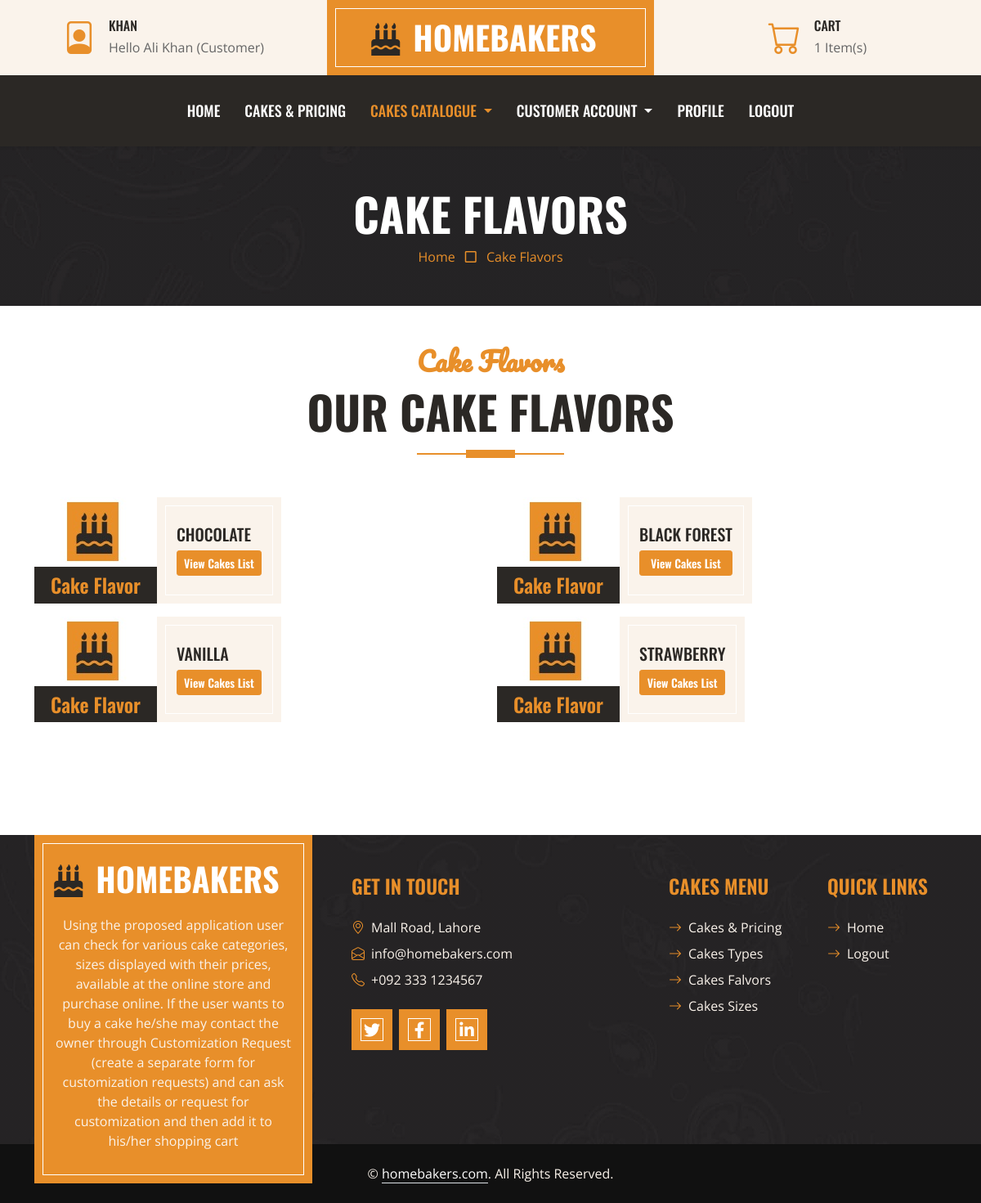
Page /flavors (signed in) on the committed database.
### homebaker/models.py (models this page shows, shortened)
class Users(db.Model,UserMixin):
        id=db.Column(db.Integer, primary_key=True)
        loginid = db.Column(db.String(200),unique=True,nullable=False)
        password = db.Column(db.String(255),nullable=False)
        name = db.Column(db.String(100),nullable=False)
        contact = db.Column(db.String(20),nullable=False)
        email = db.Column(db.String(200),nullable=False)
        address = db.Column(db.String(255),nullable=True)
        utype = db.Column(db.String(15),nullable=True, default='Customer')
        status = db.Column(db.String(15),nullable=True, default='Active')
        photo = db.Column(db.String(100),nullable=True, default='user.png')
        date_created = db.Column(db.DateTime, default=datetime.utcnow)
        cart=db.relationship('Carts',backref=db.backref('usercart')) # PK -> FK (Cart)
        order=db.relationship('Orders',backref=db.backref('userorder')) # PK -> FK (Order)
        item=db.relationship('Items',backref=db.backref('useritem')) # PK -> FK (Item)

class Flavors(db.Model):
        id=db.Column(db.Integer, primary_key=True)
        title = db.Column(db.String(50),nullable=False)
        date_created = db.Column(db.DateTime, default=datetime.utcnow)
        def __repr__(self):
                return self.title

### homebaker/routes.py (the view)
@app.route('/flavors')
def flavors():
    userId=0
    cCount=0
    if current_user.is_authenticated:
        userId=format(current_user.id)
        carts=Carts.query.filter_by(customer_id=userId).all();
        for c in carts:
            cCount = cCount + c.qty
    page ='Cake Flavors'
    sub_page='Cake Flavors'
    pgTitle=title+' | '+page
    records = Flavors.query.all()
    print(records)
    return render_template("flavors.html",records=records, page= page, sub_page=sub_page,pgTitle=pgTitle,cCount=cCount)

### homebaker/routes.py (called while the page is built)
@login_manager.user_loader
def load_user(user_id):
    return Users.query.get(int(user_id))

### homebaker/templates/flavors.html (shortened to what this page needs)
{% extends 'base.html' %}
{% block body %}
<div class="container-fluid bg-dark bg-img p-5">
    <div class="row">
        <div class="col-12 text-center">
            <h1 class="display-4 text-uppercase text-white">{% if sub_page %} {{sub_page}} {% else %} PAGE {% endif %}</h1>
            <a href="{{url_for('index')}}">Home</a>
            <i class="far fa-square text-primary px-2"></i>
            <a href="{{url_for('flavors')}}">{% if sub_page %} {{sub_page}} {% else %} Add {% endif %}</a>
        </div>
    </div>
</div>
<div class="container-fluid about py-5">
    <div class="container">
        <div class="section-title position-relative text-center mx-auto mb-5 pb-3" style="max-width: 600px;">
            <h2 class="text-primary font-secondary">Cake Flavors</h2>
            <h1 class="display-4 text-uppercase">Our Cake Flavors</h1>
        </div>
        <div class="tab-class text-center">
            <div class="tab-content">
                <div id="tab-1" class="tab-pane fade p-0 active show">
                    <div class="row g-3">
                        {% for rec in records %}
                        <div class="col-lg-6">
                            <div class="d-flex h-100">
                                <div class="flex-shrink-0">
                                    <img class="img-fluid" src="{{ url_for('static',filename='img/no-image.png') }}" alt="" style="width: 150px; height: 85px;">
                                    <h4 class="bg-dark text-primary p-2 m-0">Cake Flavor</h4>
                                </div>
                                <div class="d-flex flex-column justify-content-center text-start bg-secondary border-inner px-4">
                                    <h5 class="text-uppercase">{{rec.title}}</h5>
                                    <a href="{{url_for('cakes',qf=rec.title)}}" class="btn btn-sm btn-primary" >View Cakes List</a>
                                </div>
                            </div>
                        </div>
                        {% endfor %}
                    </div>
                </div>
            </div>
        </div>
    </div>
</div>
{% endblock %}

### homebaker/templates/base.html (shortened to what this page needs)
<!DOCTYPE html>
<html lang="en">
<head>
    <link href="https://cdnjs.cloudflare.com/ajax/libs/font-awesome/5.10.0/css/all.min.css" rel="stylesheet">
    <link href="https://cdn.jsdelivr.net/npm/bootstrap-icons@1.4.1/font/bootstrap-icons.css" rel="stylesheet">
    <link href="{{ url_for('static',filename='lib/owlcarousel/assets/owl.carousel.min.css') }}" rel="stylesheet">
    <link href="{{ url_for('static',filename='css/bootstrap.min.css') }}" rel="stylesheet">
    <link href="{{ url_for('static',filename='css/style.css') }}" rel="stylesheet">
</head>
<body>
        <div class="container-fluid px-0 d-none d-lg-block">
            <div class="row gx-0">
                <div class="col-lg-4 text-center bg-secondary py-3">
                    <div class="d-inline-flex align-items-center justify-content-center">
                        <i class="bi bi-file-person fs-1 text-primary me-3"></i>
                        <div class="text-start">
                            <h6 class="text-uppercase mb-1">{{ current_user.loginid if current_user.is_authenticated else 'Guest'}}</h6>
                            <span>Hello {{ current_user.name if current_user.is_authenticated else 'Guest'}} ({{ current_user.utype if current_user.is_authenticated else 'Guest'}})</span>
                        </div>
                    </div>
                </div>
                <div class="col-lg-4 text-center bg-primary border-inner py-3">
                    <div class="d-inline-flex align-items-center justify-content-center">
                        <a href="{{url_for('index')}}" class="navbar-brand">
                            <h1 class="m-0 text-uppercase text-white"><i class="fa fa-birthday-cake fs-1 text-dark me-3"></i>HomeBakers</h1>
                        </a>
                    </div>
                </div>
                <div class="col-lg-4 text-center bg-secondary py-3">
                    <div class="d-inline-flex align-items-center justify-content-center">
                        <i class="bi bi-cart fs-1 text-primary me-3"></i>
                        <div class="text-start">
                            <h6 class="text-uppercase mb-1">Cart</h6>
                            <span>{{cCount}} Item(s)</span>
                        </div>
                    </div>
                </div>
            </div>
        </div>
    <nav class="navbar navbar-expand-lg bg-dark navbar-dark shadow-sm py-3 py-lg-0 px-3 px-lg-0">
        <div class="collapse navbar-collapse" id="navbarCollapse">
            <div class="navbar-nav ms-auto mx-lg-auto py-0">
                <a href="{{url_for('index')}}" class="nav-item nav-link {% if page == 'Home' %} active {% endif %}">Home</a>
                {% if current_user.is_authenticated %}
                {% if current_user.utype != 'Admin' %}
                <a href="{{url_for('cakes')}}" class="nav-item nav-link {% if page == 'Cakes' %} active {% endif %}">Cakes & Pricing</a>
                {% endif %}
                {% endif %}
                <div class="nav-item dropdown">
                    <a href="#" class="nav-link dropdown-toggle {% if page == 'Cake Types' or page == 'Cake Sizes'  or page == 'Customization'  or page == 'Cake Flavors'  or sub_page == 'Customer Orders'  or sub_page == 'Our Cakes' %} active {% endif %}" data-bs-toggle="dropdown">Cakes Catalogue </a>
                </div>
                {% if current_user.is_authenticated %}
                 {% if current_user.utype == 'Customer' %}
                <div class="nav-item dropdown">
                    <a href="#" class="nav-link dropdown-toggle  {% if page == 'Cart' or page == 'Orders'  %} active {% endif %}" data-bs-toggle="dropdown">Customer Account </a>
                </div>
                {% endif %}
                {% endif %}
                {% if current_user.is_authenticated %}
				<a href="{{url_for('profile')}}" class="nav-item nav-link {% if page == 'Profile' %} active {% endif %}">Profile</a>
				<a href="{{url_for('logout')}}" class="nav-item nav-link">Logout</a>
                {% else %}
				<a href="{{url_for('login')}}" class="nav-item nav-link {% if page == 'Login' %} active {% endif %}">Sign In</a>
				<a href="{{url_for('register')}}" class="nav-item nav-link {% if page == 'Register' %} active {% endif %}">Register</a>
                {% endif %}
            </div>
        </div>
    </nav>
    {% block body %}
    {% endblock %}
        <div class="container-fluid bg-img text-secondary" style="margin-top: 90px">
            <div class="container">
                <div class="row gx-5">
                    <div class="col-lg-4 col-md-6 mb-lg-n5">
                        <div class="d-flex flex-column align-items-center justify-content-center text-center h-100 bg-primary border-inner p-4">
                            <a href="{{url_for('index')}}" class="navbar-brand">
                                <h1 class="m-0 text-uppercase text-white"><i class="fa fa-birthday-cake fs-1 text-dark me-3"></i>HomeBakers</h1>
                            </a>
                            <p class="mt-3">
                            Using the proposed application user can check for various cake categories, sizes displayed with their prices, available at the online store and purchase online. If the user wants to buy a cake he/she may contact the owner through Customization Request (create a separate form for customization requests) and can ask the details or request for customization and then add it to his/her shopping cart
                            </p>
                        </div>
                    </div>
                    <div class="col-lg-8 col-md-6">
                        <div class="row gx-5">
                            <div class="col-lg-6 col-md-6 pt-5 mb-5">
                                <h4 class="text-primary text-uppercase mb-4">Get In Touch</h4>
                                <div class="d-flex mb-2">
                                    <i class="bi bi-geo-alt text-primary me-2"></i>
                                    <p class="mb-0">Mall Road, Lahore</p>
                                </div>
                                <div class="d-flex mb-2">
                                    <i class="bi bi-envelope-open text-primary me-2"></i>
                                    <p class="mb-0">info@homebakers.com</p>
                                </div>
                                <div class="d-flex mb-2">
                                    <i class="bi bi-telephone text-primary me-2"></i>
                                    <p class="mb-0">+092 333 1234567</p>
                                </div>
                                <div class="d-flex mt-4">
                                    <a class="btn btn-lg btn-primary btn-lg-square border-inner rounded-0 me-2" href="#"><i class="fab fa-twitter fw-normal"></i></a>
                                    <a class="btn btn-lg btn-primary btn-lg-square border-inner rounded-0 me-2" href="#"><i class="fab fa-facebook-f fw-normal"></i></a>
                                    <a class="btn btn-lg btn-primary btn-lg-square border-inner rounded-0 me-2" href="#"><i class="fab fa-linkedin-in fw-normal"></i></a>
                                </div>
                            </div>
                            <div class="col-lg-3 col-md-3 pt-0 pt-lg-5 mb-5">
                                <h4 class="text-primary text-uppercase mb-4">Cakes Menu</h4>
                                <div class="d-flex flex-column justify-content-start">
                                    <a class="text-secondary mb-2" href="{{url_for('cakes')}}"><i class="bi bi-arrow-right text-primary me-2"></i>Cakes & Pricing</a>
                                    <a class="text-secondary mb-2" href="{{url_for('types')}}"><i class="bi bi-arrow-right text-primary me-2"></i>Cakes Types</a>
                                    <a class="text-secondary mb-2" href="{{url_for('flavors')}}"><i class="bi bi-arrow-right text-primary me-2"></i>Cakes Falvors</a>
                                    <a class="text-secondary mb-2" href="{{url_for('sizes')}}"><i class="bi bi-arrow-right text-primary me-2"></i>Cakes Sizes</a>
                                </div>
                            </div>
                            <div class="col-lg-3 col-md-3 pt-0 pt-lg-5 mb-5">
                                <h4 class="text-primary text-uppercase mb-4">Quick Links</h4>
                                <div class="d-flex flex-column justify-content-start">
                                    <a class="text-secondary mb-2" href="{{url_for('index')}}"><i class="bi bi-arrow-right text-primary me-2"></i>Home</a>
                                    {% if current_user.is_authenticated %}
                                    <a class="text-secondary" href="{{url_for('logout')}}"><i class="bi bi-arrow-right text-primary me-2"></i>Logout</a>
                                    {% else %}
                                    <a class="text-secondary mb-2" href="{{url_for('login')}}"><i class="bi bi-arrow-right text-primary me-2"></i>Sign In</a>
                                    <a class="text-secondary" href="{{url_for('register')}}"><i class="bi bi-arrow-right text-primary me-2"></i>Register</a>
                                    {% endif %}
                                </div>
                            </div>
                        </div>
                    </div>
                </div>
            </div>
        </div>
        <div class="container-fluid text-secondary py-4" style="background: #111111;">
            <div class="container text-center">
                <p class="mb-0">&copy; <a class="text-white border-bottom" href="{{url_for('index')}}">homebakers.com</a>. All Rights Reserved.</p>
            </div>
        </div>
</body>
</html>

### homebaker/static/css/style.css (style rules this page uses)
:root { --primary: #E88F2A; --secondary: #FAF3EB; --light: #FFFFFF; --dark: #2B2825; }
.font-secondary { font-family: 'Pacifico', cursive; }
h1, h2, .font-weight-bold { font-weight: 700 !important; }
h3, h4, .font-weight-semi-bold { font-weight: 600 !important; }
h5, h6, .font-weight-medium { font-weight: 500 !important; }
.btn { font-family: 'Oswald', sans-serif; font-weight: 600; transition: .5s; }
.btn-primary { color: #FFFFFF; }
.border-inner { position: relative; }
.border-inner * { position: relative; z-index: 1; }
.border-inner::before { position: absolute; content: ""; top: 10px; right: 10px; bottom: 10px; left: 10px; background: none; border: 1px solid var(--light); z-index: 0; }
.btn-lg-square { width: 50px; height: 50px; }
.btn-square, .btn-sm-square, .btn-lg-square { padding-left: 0; padding-right: 0; text-align: center; }
.navbar-dark .navbar-nav .nav-link { font-family: 'Oswald', sans-serif; padding: 30px 15px; font-size: 18px; font-weight: 500; text-transform: uppercase; color: var(--light); outline: none; transition: .5s; }
.navbar-dark .navbar-nav .nav-link:hover, .navbar-dark .navbar-nav .nav-link.active { color: var(--primary); }
.section-title::before { position: absolute; content: ""; width: 60px; height: 10px; left: 50%; bottom: 0; margin-left: -30px; background: var(--primary); }
.section-title::after { position: absolute; content: ""; width: 180px; height: 2px; left: 50%; bottom: 4px; margin-left: -90px; background: var(--primary); }
.bg-img { background: linear-gradient(rgba(43, 40, 37, .5), rgba(43, 40, 37, .5)), url(../img/bg.jpg) center center no-repeat; background-size: cover; }

### rows in the picture
Users: loginid "KHAN", name "Ali Khan", utype "Customer"
Flavors: title "CHOCOLATE"
Flavors: title "BLACK FOREST"
Flavors: title "VANILLA"
Flavors: title "STRAWBERRY"

### other values in the picture
{{ cCount }} "1"
{{ sub_page }} "CAKE FLAVORS"
{{ sub_page }} "Cake Flavors"
